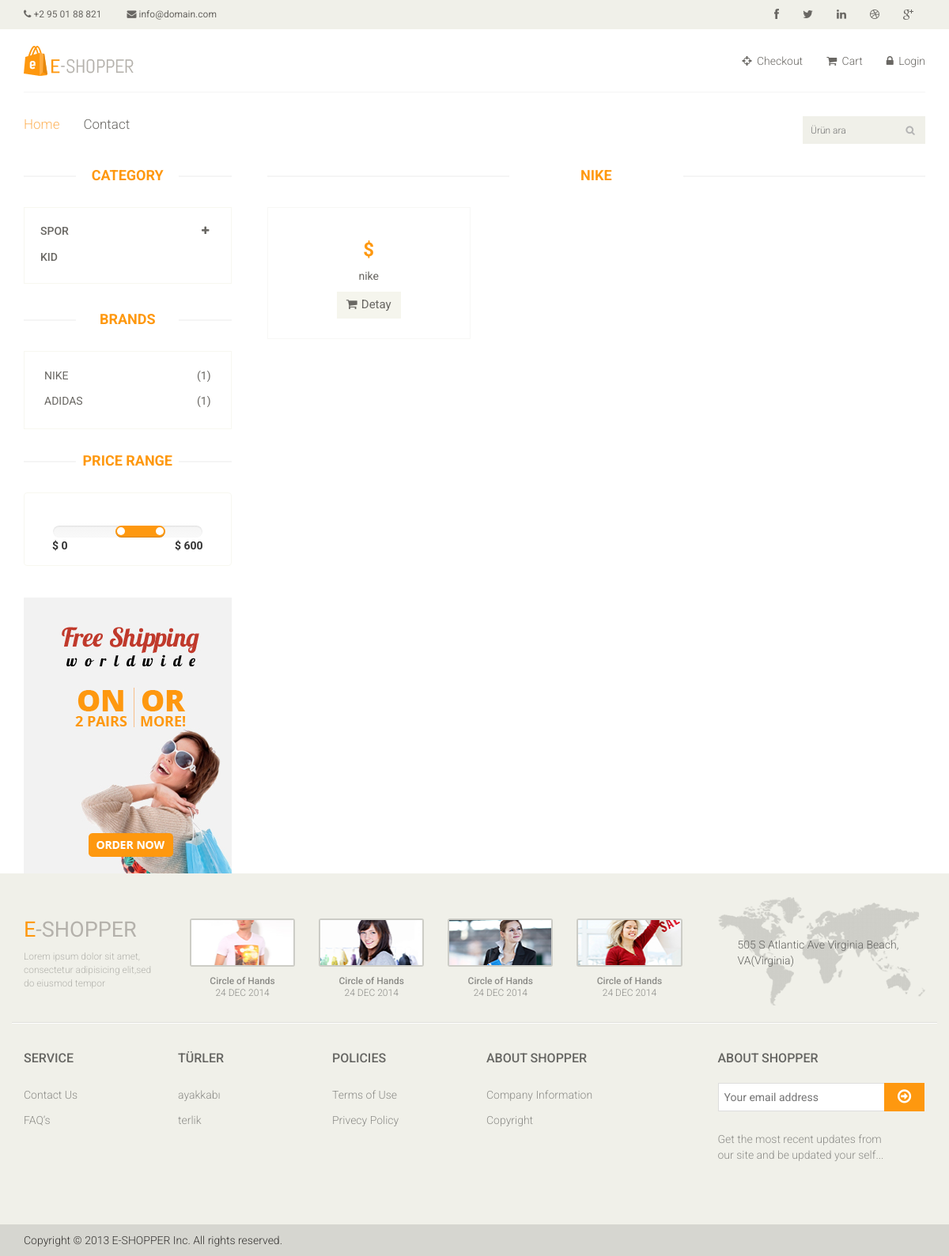
The app's page /site/filter/brands/nike with its own data.
### tables this page shows
CREATE TABLE `brands` (
  `id` int(11) NOT NULL,
  `name` varchar(10) DEFAULT NULL,
  `category_id` int(11) DEFAULT NULL
);

CREATE TABLE `product` (
  `id` int(11) NOT NULL,
  `name` varchar(20) DEFAULT NULL,
  `price` int(11) DEFAULT NULL,
  `category_id` int(11) DEFAULT NULL,
  `brand_id` int(11) DEFAULT NULL,
  `sold` int(11) DEFAULT NULL,
  `type` varchar(10) DEFAULT NULL,
  `image` text,
  `detail` varchar(101) DEFAULT NULL
);

### application/controllers/Site.php (called while the page is built, shortened)
<?php
class Site extends CI_Controller {
	function __construct(){
		$this->load->model('site_model');
	}
	function filter($part, $name){
		$data['categories'] = $this->site_model->categories();
		$data['brand_items'] = $this->site_model->brand_items();
		$data['category_brands'] = $this->site_model->category_brands();
		$data['types'] = $this->site_model->types();
		$data['products'] = $this->site_model->filter($part, $name);
		$data['content'] = strtoupper($name);
		$this->load->view('search', $data);
	}
}

### index.php (called while the page is built, shortened)
<?php
require_once BASEPATH.'core/CodeIgniter.php';

### application/models/Site_model.php (called while the page is built, shortened)
<?php
class Site_model extends ci_model
{
	function categories(){
		return $this->db->query("select count(category_id) as total_brand, categories.name as category_name from brands inner join categories on categories.id = brands.category_id group by brands.category_id")->result();
	}
	function brand_items(){
		return $this->db->query("SELECT count(brand_id) AS total, brands.name FROM product inner join brands on brands.id = product.brand_id GROUP BY product.brand_id;")->result();
	}
	function types(){
		return $this->db->query("select * from product group by type limit 10")->result();
	}
	function filter($part, $name){
		return $this->db->query("select * from $part where name='$name'")->result();
	}
}

### application/views/category.php (the view, shortened to what this page needs)
<div class="col-sm-3">
					<div class="left-sidebar">
						<h2>Category</h2>
						<div class="panel-group category-products" id="accordian">
							<?php foreach ($categories as $category) :?>
								<?php if($category->total_brand > 1) :?>
							<div class="panel panel-default">
								<div class="panel-heading">
									<h4 class="panel-title">
										<a data-toggle="collapse" data-parent="#accordian" href="#sportswear">
											<span class="badge pull-right"><i class="fa fa-plus"></i></span>
											<?=$category->category_name?>
										</a>
									</h4>
								</div>
							</div>
						<?php else : ?>
							<div class="panel panel-default">
								<div class="panel-heading">
									<h4 class="panel-title"><a href="<?=site_url('site/filter/categories/'.$category->category_name)?>"><?=$category->category_name?></a></h4>
								</div>
							</div>
						<?php endif;?>
							<?php endforeach;?>
						</div>
						<div class="brands_products">
							<h2>Brands</h2>
							<div class="brands-name">
								<ul class="nav nav-pills nav-stacked">
									<?php foreach ($brand_items as $brand) :?>
									<li><a href="<?=site_url('site/filter/brands/'.$brand->name)?>"> <span class="pull-right">(<?=$brand->total?>)</span><?=$brand->name?></a></li>
								<?php endforeach;?>
								</ul>
							</div>
						</div>
						<div class="price-range">
							<h2>Price Range</h2>
							<div class="well text-center">
								 <input type="text" class="span2" value="" data-slider-min="0" data-slider-max="600" data-slider-step="5" data-slider-value="[250,450]" id="sl2" ><br />
								 <b class="pull-left">$ 0</b> <b class="pull-right">$ 600</b>
							</div>
						</div>
						<div class="shipping text-center">
							<img src="<?=site_url('images/home/shipping.jpg')?>" alt="" />
						</div>
					</div>
				</div>

### application/views/features.php (shortened to what this page needs)
<div class="col-sm-9 padding-right">
					<div class="features_items">
						<h2 class="title text-center"><?=$content?></h2>
						<?php foreach ($products as $product) :?>
						<div class="col-sm-4">
							<div class="product-image-wrapper">
								<div class="single-products1">
										<div class="productinfo text-center">
											<h2>$<?=$product->price?></h2>
											<p><?=$product->name?></p>
											<a href="<?=site_url('site/product_detail/'.$product->id)?>" class="btn btn-default add-to-cart"><i class="fa fa-shopping-cart"></i>Detay</a>
										</div>
								</div>
							</div>
						</div>
						<?php endforeach;?>
					</div>
				</div>

### application/views/footer.php (shortened to what this page needs)
<footer id="footer">
		<div class="footer-top">
			<div class="container">
				<div class="row">
					<div class="col-sm-2">
						<div class="companyinfo">
							<h2><span>e</span>-shopper</h2>
							<p>Lorem ipsum dolor sit amet, consectetur adipisicing elit,sed do eiusmod tempor</p>
						</div>
					</div>
					<div class="col-sm-7">
						<div class="col-sm-3">
							<div class="video-gallery text-center">
								<a href="#">
									<div class="iframe-img">
										<img src="<?=site_url('images/home/iframe1.png')?>" alt="" />
									</div>
								</a>
								<p>Circle of Hands</p>
								<h2>24 DEC 2014</h2>
							</div>
						</div>
						<div class="col-sm-3">
							<div class="video-gallery text-center">
								<a href="#">
									<div class="iframe-img">
										<img src="<?=site_url('images/home/iframe2.png')?>" alt="" />
									</div>
								</a>
								<p>Circle of Hands</p>
								<h2>24 DEC 2014</h2>
							</div>
						</div>
						<div class="col-sm-3">
							<div class="video-gallery text-center">
								<a href="#">
									<div class="iframe-img">
										<img src="<?=site_url('images/home/iframe3.png')?>" alt="" />
									</div>
								</a>
								<p>Circle of Hands</p>
								<h2>24 DEC 2014</h2>
							</div>
						</div>
						<div class="col-sm-3">
							<div class="video-gallery text-center">
								<a href="#">
									<div class="iframe-img">
										<img src="<?=site_url('images/home/iframe4.png')?>" alt="" />
									</div>
								</a>
								<p>Circle of Hands</p>
								<h2>24 DEC 2014</h2>
							</div>
						</div>
					</div>
					<div class="col-sm-3">
						<div class="address">
							<img src="images/home/map.png" alt="" />
							<p>505 S Atlantic Ave Virginia Beach, VA(Virginia)</p>
						</div>
					</div>
				</div>
			</div>
		</div>
		<div class="footer-widget">
			<div class="container">
				<div class="row">
					<div class="col-sm-2">
						<div class="single-widget">
							<h2>Service</h2>
							<ul class="nav nav-pills nav-stacked">
								<li><a href="#">Contact Us</a></li>
								<li><a href="#">FAQ’s</a></li>
							</ul>
						</div>
					</div>
					<div class="col-sm-2">
						<div class="single-widget">
							<h2>Türler</h2>
							<ul class="nav nav-pills nav-stacked">
								<?php foreach ($types as $type) :?>
								<li><a href="#"><?=$type->type?></a></li>
							<?php endforeach;?>
							</ul>
						</div>
					</div>
					<div class="col-sm-2">
						<div class="single-widget">
							<h2>Policies</h2>
							<ul class="nav nav-pills nav-stacked">
								<li><a href="#">Terms of Use</a></li>
								<li><a href="#">Privecy Policy</a></li>
							</ul>
						</div>
					</div>
					<div class="col-sm-2">
						<div class="single-widget">
							<h2>About Shopper</h2>
							<ul class="nav nav-pills nav-stacked">
								<li><a href="#">Company Information</a></li>
								<li><a href="#">Copyright</a></li>
							</ul>
						</div>
					</div>
					<div class="col-sm-3 col-sm-offset-1">
						<div class="single-widget">
							<h2>About Shopper</h2>
							<form action="#" class="searchform">
								<input type="text" placeholder="Your email address" />
								<button type="submit" class="btn btn-default"><i class="fa fa-arrow-circle-o-right"></i></button>
								<p>Get the most recent updates from <br />our site and be updated your self...</p>
							</form>
						</div>
					</div>
				</div>
			</div>
		</div>
		<div class="footer-bottom">
			<div class="container">
				<div class="row">
					<p class="pull-left">Copyright © 2013 E-SHOPPER Inc. All rights reserved.</p>
				</div>
			</div>
		</div>
	</footer>

### records on screen
brands: name "nike"
product: type "ayakkabı"
product: type "terlik"

### other values on screen
$category->category_name "SPOR"
$category->category_name "KID"
$brand->total "1"
$brand->name "NIKE"
$brand->name "ADIDAS"
$content "NIKE"
